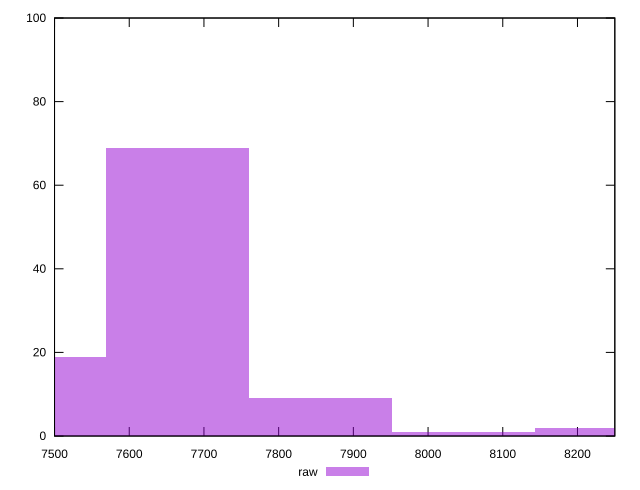

This chart was generated by the following gnuplot code:
reset

$raw <<EOF
7664.31541273774 69
8047.531183374626 1
7472.707527419297 19
7855.923298056183 9
8239.13906869307 2
EOF

set key outside below
set boxwidth 191.6078853184435
set xrange [7500:8250]
set yrange [0:100]
set trange [0:100]
set style fill transparent solid 0.5 noborder
set terminal svg size 640, 490 enhanced background rgb 'white'
set output "report_00016_2021-02-10T13-31-48.338Z/uses-text-compression/samples/pages/raw/histogram.svg"

plot $raw title "raw" with boxes

reset
